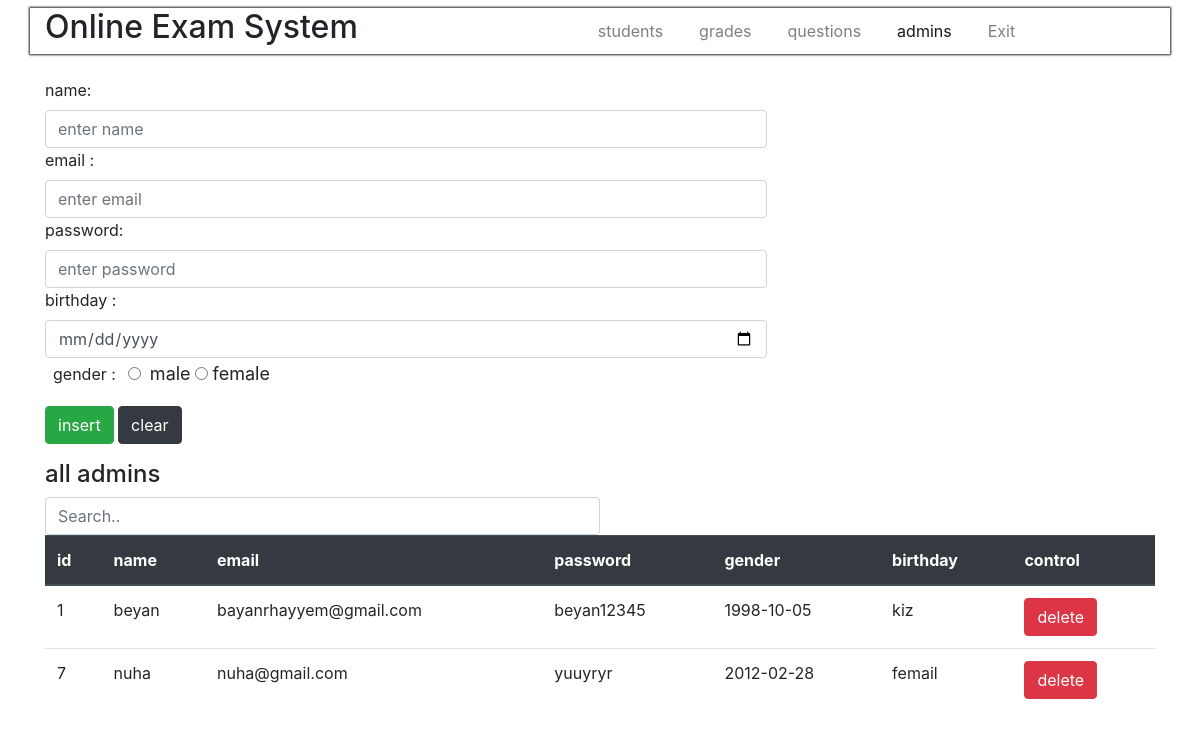
/admins.php, run on the app's committed database.
### tables this page shows
CREATE TABLE `users` (
  `users_id` int(11) NOT NULL,
  `user_name` text NOT NULL,
  `user_email` text NOT NULL,
  `user_password` text NOT NULL,
  `user_birthday` date NOT NULL,
  `user_gender` varchar(10) NOT NULL,
  `rol_id` int(20) NOT NULL,
  `code` int(11) NOT NULL
);

### admins.php (the view, shortened to what this page needs)
<?php
include 'database.php';
?>
<!DOCTYPE html>
<html lang="en">
<head>
    <link rel="stylesheet" href="https://cdn.jsdelivr.net/npm/bootstrap@4.6.0/dist/css/bootstrap.min.css"
>
    <link rel="stylesheet" href="css/style.css">
</head>
<body>
     <nav class=" navbar navbar-expand-lg navbar-light bg-white">
    <div class="container dashdord-nav">
       <h2>Online Exam System</h2>
       <div class="collapse navbar-collapse navdas" id="navbarSupportedContent">
         <ul class="navbar-nav mr-auto">
           <li class="nav-item  mar">
             <a class="nav-link active1  link" href="students.php">students <span class="sr-only">(current)</span></a>
           </li>
           <li class="nav-item mar">
             <a class="nav-link link" href="grades.php">grades </a>
           </li>
           <li class="nav-item mar">
            <a class="nav-link link" href="questions.php">questions</a>
          </li>
         <li class="nav-item mar">
               <a class="nav-link active link" href="admins.php">admins</a>
        </li>
        <li class="nav-item mar">
         <a class="nav-link link" href="exit.php">Exit </a>
       </li>
         </ul>
    </div>
   </div>
     </nav>
     <section class="admins-section mt-3">
        <div class="container">
            <div class="admins-content">
                <form action="<?php echo $_SERVER['PHP_SELF']; ?>" method="POST">
                    <div class="">
                        <label for="name" class=" style-label">  name:</label>
                        <input type="text" name="name" class="form-control " id="name" placeholder="enter name" style="width: 65%;" required="required">
                    </div>
                    <div class="">
                        <label for="email" class=" style-label"> email :</label>
                        <input type="email" name="email" class="form-control " id="email" placeholder="enter email" style="width: 65%;" required="required">
                    </div>
                    <div class="">
                        <label for="password" class=" style-label">  password:</label>
                        <input type="password" name="password" class="form-control  " id="password" placeholder="enter password" style="width: 65%;" required="required">
                    </div>
                    <div class="login-password text-field">
                        <label for="birthday " class=" style-label"> birthday :</label>
                        <input type="date" name="birth" class="form-control" id="birthday " placeholder="enter birthday" style="width: 65%;" required="required">
                    </div>
                    <label for="country" class="my-1 mx-2 style-label"> gender :</label>
                    <input type="radio" name="gender" value="male" class="style-label" required="required">
                    <span class="ml-1" style="font-size:18px">male</span>
                    <input type="radio" name="gender" value="femail" class="style-label" required="required">
                    <span style="font-size:18px">female</span>
                     <br>
                    <button type="submit" class="btn btn-success my-3" name="insert">insert</button>
                    <button type="reset" class="btn btn-dark my-3" id="">clear</button>
                </form>
            </div>
        </div>
    </section>
     <section>
           <div class="container">
            <h4>all admins</h4>
            <input id="myInput" type="text" placeholder="Search.."   class="form-control"  style="width: 50%;">
            <table class="table">
                <thead class="thead-dark">
                  <tr>
                    <th scope="col">id</th>
                    <th scope="col">name</th>
                    <th scope="col">email</th>
                    <th scope="col">password</th>
                    <th scope="col">gender</th>
                    <th scope="col">birthday</th>
                    <th scope="col">control</th>
                  </tr>
                </thead>
                <tbody id="myTable">
                <?php
            $result=$con->query("SELECT * FROM users WHERE rol_id = 2");
             while($row = $result->fetch_assoc()){
               echo "<tr>";
               echo "<td>" .$row['users_id'] . "</td>";
               echo  "<td>" .$row['user_name'] . "</td>";
               echo "<td>" . $row['user_email'] . "</td>";
               echo "<td>" . $row['user_password'] . "</td>";
               echo "<td>" . $row['user_birthday'] . "</td>";
               echo"<td>" . $row['user_gender'] . "</td>";
               echo '<td><form >
               <button type="submit" class="btn btn-danger" name="delete" value="'. $row['users_id'] .'">delete</button>
               </form></td>';
              echo "<tr>";
           }
               ?>
                </tbody>
              </table>
           </div>
     </section>
</body>
</html>

### css/style.css (style rules this page uses)
a { list-style: none; text-decoration: none; }
.navdas { margin-left: 20%; text-align: right; }
.mar { margin: 0 10px; }
.dashdord-nav { width: 100%; box-shadow: 0px 0px 2px 1px; }

### data on the page
users: users_id "1", user_name "beyan", user_email "bayanrhayyem@gmail.com", user_password "beyan12345", user_birthday "1998-10-05", user_gender "kiz"
users: users_id "7", user_name "nuha", user_email "nuha@gmail.com", user_password "yuuyryr", user_birthday "2012-02-28", user_gender "femail"
